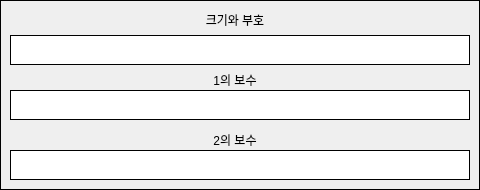
  <widget class="QFrame" name="frame">
   <property name="geometry">
    <rect>
     <x>309</x>
     <y>10</y>
     <width>480</width>
     <height>190</height>
    </rect>
   </property>
   <property name="styleSheet">
    <string notr="true">border: 1px solid black;
font: 25 8pt &quot;맑은 고딕 Semilight&quot;;</string>
   </property>
   <property name="frameShape">
    <enum>QFrame::StyledPanel</enum>
   </property>
   <property name="frameShadow">
    <enum>QFrame::Raised</enum>
   </property>
   <widget class="QLineEdit" name="result_0">
    <property name="geometry">
     <rect>
      <x>10</x>
      <y>35</y>
      <width>460</width>
      <height>30</height>
     </rect>
    </property>
    <property name="focusPolicy">
     <enum>Qt::StrongFocus</enum>
    </property>
    <property name="styleSheet">
     <string notr="true">font: 9pt &quot;맑은 고딕&quot;;</string>
    </property>
    <property name="readOnly">
     <bool>true</bool>
    </property>
   </widget>
   <widget class="QLineEdit" name="result_1">
    <property name="geometry">
     <rect>
      <x>10</x>
      <y>90</y>
      <width>460</width>
      <height>30</height>
     </rect>
    </property>
    <property name="focusPolicy">
     <enum>Qt::StrongFocus</enum>
    </property>
    <property name="styleSheet">
     <string notr="true">font: 9pt &quot;맑은 고딕&quot;;</string>
    </property>
    <property name="readOnly">
     <bool>true</bool>
    </property>
   </widget>
   <widget class="QLineEdit" name="result_2">
    <property name="geometry">
     <rect>
      <x>10</x>
      <y>150</y>
      <width>460</width>
      <height>30</height>
     </rect>
    </property>
    <property name="focusPolicy">
     <enum>Qt::StrongFocus</enum>
    </property>
    <property name="styleSheet">
     <string notr="true">font: 9pt &quot;맑은 고딕&quot;;</string>
    </property>
    <property name="readOnly">
     <bool>true</bool>
    </property>
   </widget>
   <widget class="QLabel" name="label_3">
    <property name="geometry">
     <rect>
      <x>195</x>
      <y>10</y>
      <width>80</width>
      <height>20</height>
     </rect>
    </property>
    <property name="styleSheet">
     <string notr="true">border: none;</string>
    </property>
    <property name="text">
     <string>크기와 부호</string>
    </property>
    <property name="alignment">
     <set>Qt::AlignCenter</set>
    </property>
   </widget>
   <widget class="QLabel" name="label_4">
    <property name="geometry">
     <rect>
      <x>195</x>
      <y>70</y>
      <width>80</width>
      <height>20</height>
     </rect>
    </property>
    <property name="styleSheet">
     <string notr="true">border: none;</string>
    </property>
    <property name="text">
     <string>1의 보수</string>
    </property>
    <property name="alignment">
     <set>Qt::AlignCenter</set>
    </property>
   </widget>
   <widget class="QLabel" name="label_5">
    <property name="geometry">
     <rect>
      <x>195</x>
      <y>130</y>
      <width>80</width>
      <height>20</height>
     </rect>
    </property>
    <property name="styleSheet">
     <string notr="true">border: none;</string>
    </property>
    <property name="text">
     <string>2의 보수</string>
    </property>
    <property name="alignment">
     <set>Qt::AlignCenter</set>
    </property>
   </widget>
  </widget>
